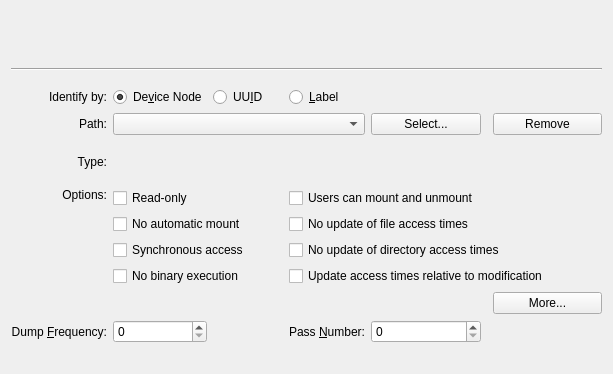
<?xml version="1.0" encoding="UTF-8"?>
<ui version="4.0">
 <author>
SPDX-FileCopyrightText: 2010 Volker Lanz &lt;vl@fidra.de&gt;
SPDX-FileCopyrightText: 2014 Andrius Štikonas &lt;andrius@stikonas.eu&gt;
SPDX-FileCopyrightText: 2018 Abhijeet Sharma &lt;sharma.abhijeet2096@gmail.com&gt;
SPDX-License-Identifier: GPL-3.0-or-later
 </author>
 <class>EditMountPointDialogWidgetBase</class>
 <widget class="QWidget" name="EditMountPointDialogWidgetBase">
  <property name="geometry">
   <rect>
    <x>0</x>
    <y>0</y>
    <width>613</width>
    <height>374</height>
   </rect>
  </property>
  <layout class="QGridLayout" name="gridLayout">
   <item row="4" column="2">
    <widget class="QRadioButton" name="m_RadioUUID">
     <property name="text">
      <string>UU&amp;ID</string>
     </property>
    </widget>
   </item>
   <item row="12" column="1">
    <widget class="QSpinBox" name="m_SpinDumpFreq"/>
   </item>
   <item row="7" column="3" colspan="4">
    <widget class="QCheckBox" name="m_CheckUsers">
     <property name="text">
      <string>Users can mount and unmount</string>
     </property>
    </widget>
   </item>
   <item row="10" column="3" colspan="4">
    <widget class="QCheckBox" name="m_CheckRelAtime">
     <property name="text">
      <string>Update access times relative to modification</string>
     </property>
    </widget>
   </item>
   <item row="6" column="1" colspan="2">
    <widget class="QLabel" name="m_LabelTypeValue">
     <property name="text">
      <string/>
     </property>
    </widget>
   </item>
   <item row="2" column="0" colspan="7">
    <widget class="Line" name="line">
     <property name="orientation">
      <enum>Qt::Horizontal</enum>
     </property>
    </widget>
   </item>
   <item row="7" column="1" colspan="2">
    <widget class="QCheckBox" name="m_CheckReadOnly">
     <property name="text">
      <string>Read-only</string>
     </property>
    </widget>
   </item>
   <item row="12" column="3">
    <widget class="QLabel" name="m_LabelPassNumber">
     <property name="text">
      <string>Pass &amp;Number:</string>
     </property>
     <property name="alignment">
      <set>Qt::AlignRight|Qt::AlignTrailing|Qt::AlignVCenter</set>
     </property>
     <property name="buddy">
      <cstring>m_SpinPassNumber</cstring>
     </property>
    </widget>
   </item>
   <item row="11" column="6">
    <widget class="QPushButton" name="m_ButtonMore">
     <property name="text">
      <string>More...</string>
     </property>
    </widget>
   </item>
   <item row="11" column="3" colspan="3">
    <spacer name="horizontalSpacer">
     <property name="orientation">
      <enum>Qt::Horizontal</enum>
     </property>
     <property name="sizeHint" stdset="0">
      <size>
       <width>195</width>
       <height>22</height>
      </size>
     </property>
    </spacer>
   </item>
   <item row="4" column="1">
    <widget class="QRadioButton" name="m_RadioDeviceNode">
     <property name="text">
      <string>De&amp;vice Node</string>
     </property>
     <property name="checked">
      <bool>true</bool>
     </property>
    </widget>
   </item>
   <item row="7" column="0">
    <widget class="QLabel" name="m_LabelOptions">
     <property name="text">
      <string>Options:</string>
     </property>
     <property name="alignment">
      <set>Qt::AlignRight|Qt::AlignTop|Qt::AlignTrailing</set>
     </property>
    </widget>
   </item>
   <item row="1" column="0" colspan="7">
    <spacer name="verticalSpacer">
     <property name="orientation">
      <enum>Qt::Vertical</enum>
     </property>
     <property name="sizeType">
      <enum>QSizePolicy::Fixed</enum>
     </property>
     <property name="sizeHint" stdset="0">
      <size>
       <width>20</width>
       <height>10</height>
      </size>
     </property>
    </spacer>
   </item>
   <item row="4" column="3">
    <widget class="QRadioButton" name="m_RadioLabel">
     <property name="text">
      <string>&amp;Label</string>
     </property>
    </widget>
   </item>
   <item row="10" column="1" colspan="2">
    <widget class="QCheckBox" name="m_CheckNoExec">
     <property name="text">
      <string>No binary execution</string>
     </property>
    </widget>
   </item>
   <item row="12" column="4">
    <widget class="QSpinBox" name="m_SpinPassNumber"/>
   </item>
   <item row="12" column="5" colspan="2">
    <spacer name="horizontalSpacer_3">
     <property name="orientation">
      <enum>Qt::Horizontal</enum>
     </property>
     <property name="sizeHint" stdset="0">
      <size>
       <width>135</width>
       <height>23</height>
      </size>
     </property>
    </spacer>
   </item>
   <item row="8" column="1" colspan="2">
    <widget class="QCheckBox" name="m_CheckNoAuto">
     <property name="text">
      <string>No automatic mount</string>
     </property>
    </widget>
   </item>
   <item row="5" column="6">
    <widget class="QPushButton" name="m_ButtonRemove">
     <property name="sizePolicy">
      <sizepolicy hsizetype="Minimum" vsizetype="Fixed">
       <horstretch>1</horstretch>
       <verstretch>0</verstretch>
      </sizepolicy>
     </property>
     <property name="text">
      <string>Remove</string>
     </property>
    </widget>
   </item>
   <item row="5" column="4">
    <widget class="QPushButton" name="m_ButtonSelect">
     <property name="sizePolicy">
      <sizepolicy hsizetype="Minimum" vsizetype="Fixed">
       <horstretch>1</horstretch>
       <verstretch>0</verstretch>
      </sizepolicy>
     </property>
     <property name="text">
      <string>Select...</string>
     </property>
    </widget>
   </item>
   <item row="9" column="3" colspan="4">
    <widget class="QCheckBox" name="m_CheckNoDirAtime">
     <property name="text">
      <string>No update of directory access times</string>
     </property>
    </widget>
   </item>
   <item row="12" column="0">
    <widget class="QLabel" name="m_LabelDumpFreq">
     <property name="text">
      <string>Dump &amp;Frequency:</string>
     </property>
     <property name="alignment">
      <set>Qt::AlignRight|Qt::AlignTrailing|Qt::AlignVCenter</set>
     </property>
     <property name="buddy">
      <cstring>m_SpinDumpFreq</cstring>
     </property>
    </widget>
   </item>
   <item row="3" column="0" colspan="7">
    <spacer name="verticalSpacer_2">
     <property name="orientation">
      <enum>Qt::Vertical</enum>
     </property>
     <property name="sizeType">
      <enum>QSizePolicy::Fixed</enum>
     </property>
     <property name="sizeHint" stdset="0">
      <size>
       <width>20</width>
       <height>10</height>
      </size>
     </property>
    </spacer>
   </item>
   <item row="6" column="0">
    <widget class="QLabel" name="m_LabelType">
     <property name="text">
      <string>Type:</string>
     </property>
     <property name="alignment">
      <set>Qt::AlignRight|Qt::AlignTrailing|Qt::AlignVCenter</set>
     </property>
    </widget>
   </item>
   <item row="5" column="0">
    <widget class="QLabel" name="m_LabelPath">
     <property name="text">
      <string>Path:</string>
     </property>
     <property name="alignment">
      <set>Qt::AlignRight|Qt::AlignTrailing|Qt::AlignVCenter</set>
     </property>
    </widget>
   </item>
   <item row="0" column="0" colspan="7">
    <widget class="QLabel" name="m_LabelNameValue">
     <property name="font">
      <font>
       <weight>75</weight>
       <bold>true</bold>
      </font>
     </property>
     <property name="text">
      <string/>
     </property>
     <property name="alignment">
      <set>Qt::AlignCenter</set>
     </property>
    </widget>
   </item>
   <item row="13" column="0" colspan="7">
    <spacer name="verticalSpacer_3">
     <property name="orientation">
      <enum>Qt::Vertical</enum>
     </property>
     <property name="sizeType">
      <enum>QSizePolicy::Fixed</enum>
     </property>
     <property name="sizeHint" stdset="0">
      <size>
       <width>20</width>
       <height>20</height>
      </size>
     </property>
    </spacer>
   </item>
   <item row="8" column="3" colspan="3">
    <widget class="QCheckBox" name="m_CheckNoAtime">
     <property name="text">
      <string>No update of file access times</string>
     </property>
    </widget>
   </item>
   <item row="9" column="1" colspan="2">
    <widget class="QCheckBox" name="m_CheckSync">
     <property name="text">
      <string>Synchronous access</string>
     </property>
    </widget>
   </item>
   <item row="12" column="2">
    <spacer name="horizontalSpacer_2">
     <property name="orientation">
      <enum>Qt::Horizontal</enum>
     </property>
     <property name="sizeHint" stdset="0">
      <size>
       <width>70</width>
       <height>23</height>
      </size>
     </property>
    </spacer>
   </item>
   <item row="4" column="0">
    <widget class="QLabel" name="label">
     <property name="text">
      <string>Identify by:</string>
     </property>
     <property name="alignment">
      <set>Qt::AlignRight|Qt::AlignTrailing|Qt::AlignVCenter</set>
     </property>
    </widget>
   </item>
   <item row="5" column="1" colspan="3">
    <widget class="QComboBox" name="m_EditPath"/>
   </item>
  </layout>
 </widget>
 <resources/>
 <connections/>
</ui>
